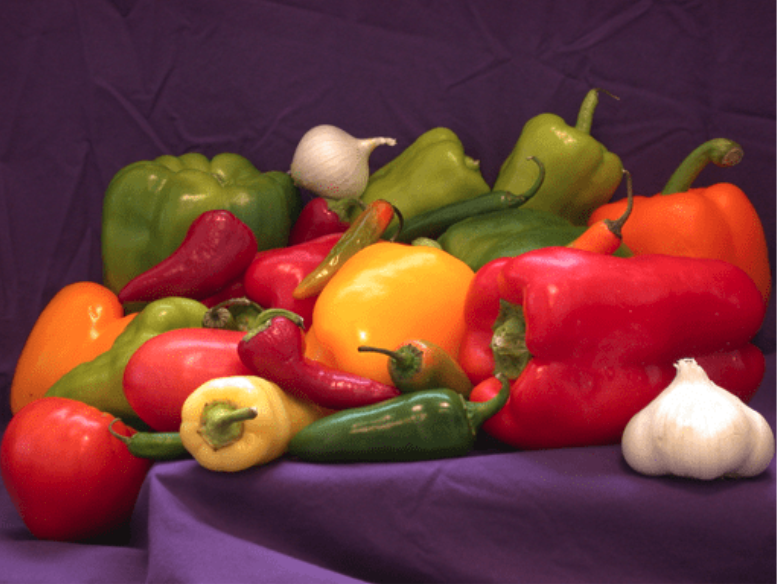
%> input picture Lab2-Colour-Perception/matlab/peppers.png, 777 x 584 px
$ octave week2.m   (GNU Octave 9; MATLAB toolbox functions it lacks are replaced by stand-ins)
%> lines starting %> are read from the running program, lines starting %| are printed output that depends on the picture
%% Image information
imfinfo('peppers.png')

%% RGB
RGB = imread('peppers.png');
%> RGB is the input picture: size 584x777x3 uint8; mean R, G, B 113.9, 57.8, 56.4
imshow(RGB)

%% Greyscale image
I = rgb2gray(RGB);
figure
imshow(I)

%% Montage with title
figure
imshowpair(RGB, I, 'montage')
title('Original colour image (left) grayscale image (right)');

%% Split into Red, Green and Blue
figure
[R,G,B] = imsplit(RGB);
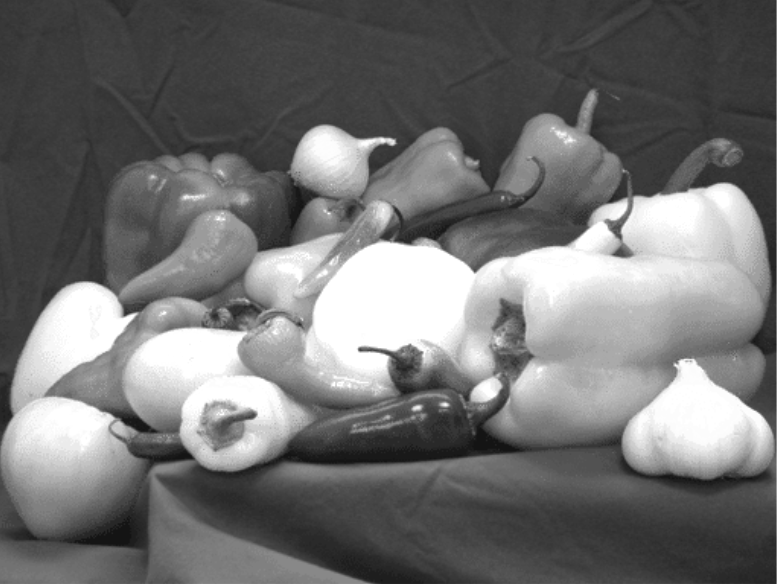
%> R: size 584x777 uint8; min 20, max 255, mean 113.9
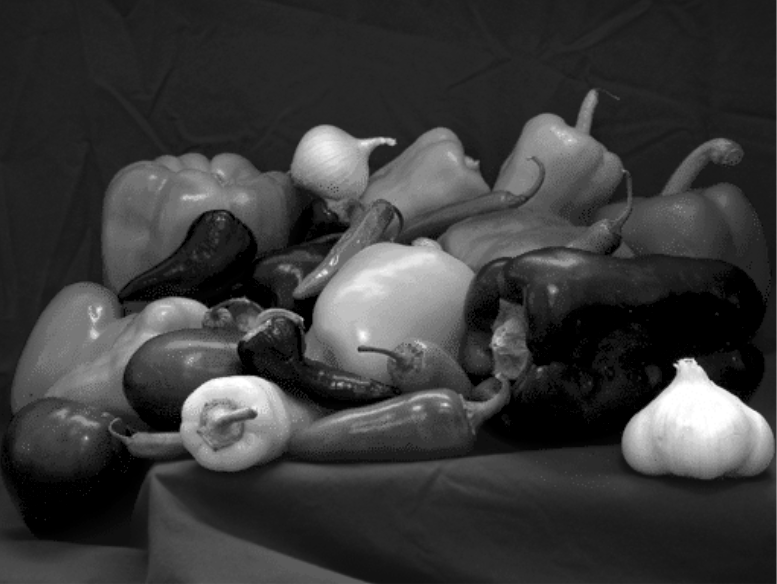
%> G: size 584x777 uint8; min 0, max 255, mean 57.8
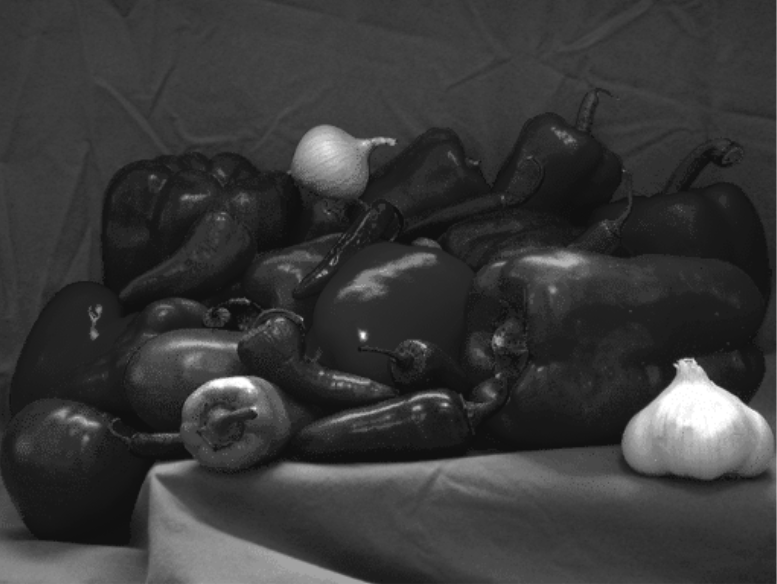
%> B: size 584x777 uint8; min 15, max 255, mean 56.4
montage({R, G, B},'Size',[1 3])
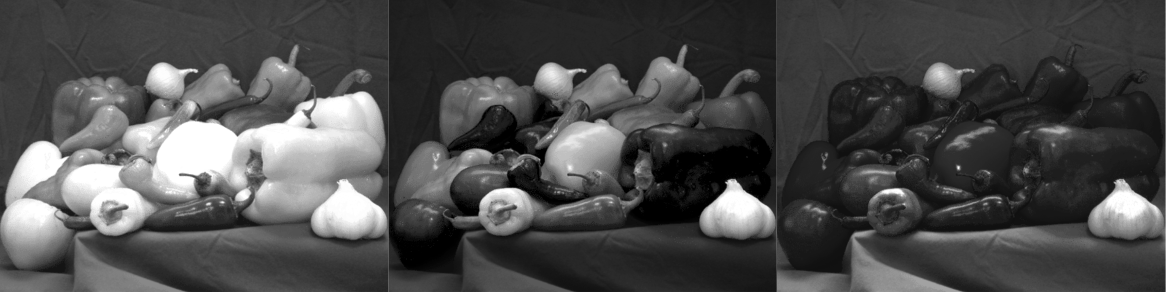
%> displayed picture: size 584x2331, on the screen's scale of 0 to 255 (shown at 1/2 size); min 0, max 255, mean 76.1

%% Convert RGB to HSV
figure
HSV = rgb2hsv(RGB);
%> HSV: size 584x777x3 double; mean H, S, V 0.622, 0.597, 0.452
[H,S,V] = imsplit(HSV);
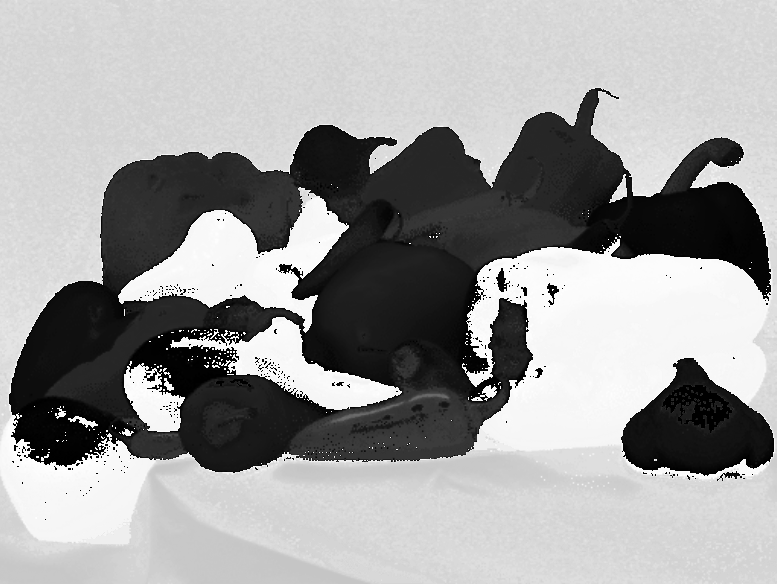
%> H: size 584x777 double; min 0, max 0.999, mean 0.622
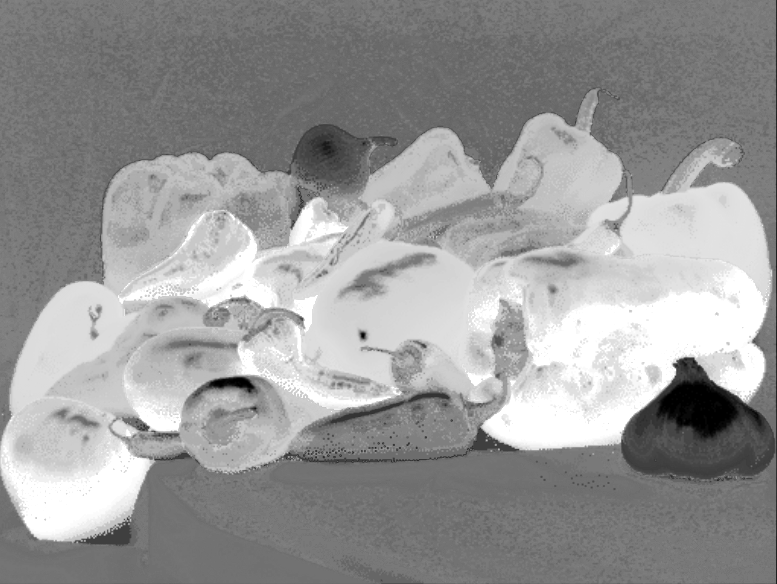
%> S: size 584x777 double; min 0, max 1, mean 0.597
montage({H,S,V}, 'Size', [1 3])
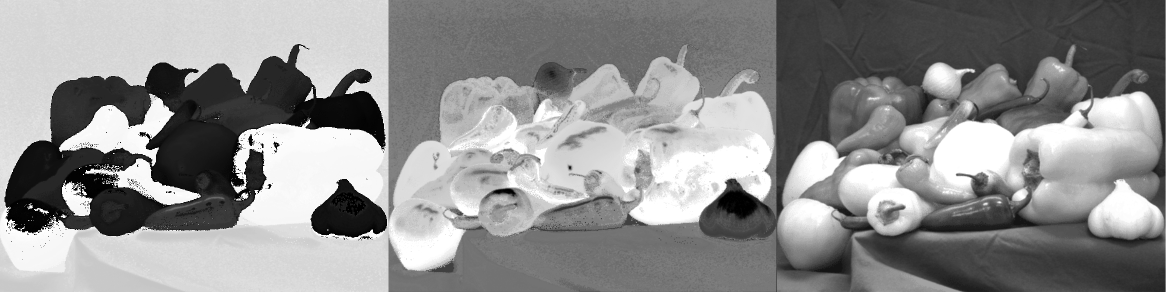
%> displayed picture: size 584x2331, on the screen's scale of 0 to 255 (shown at 1/2 size); min 0, max 255, mean 142
